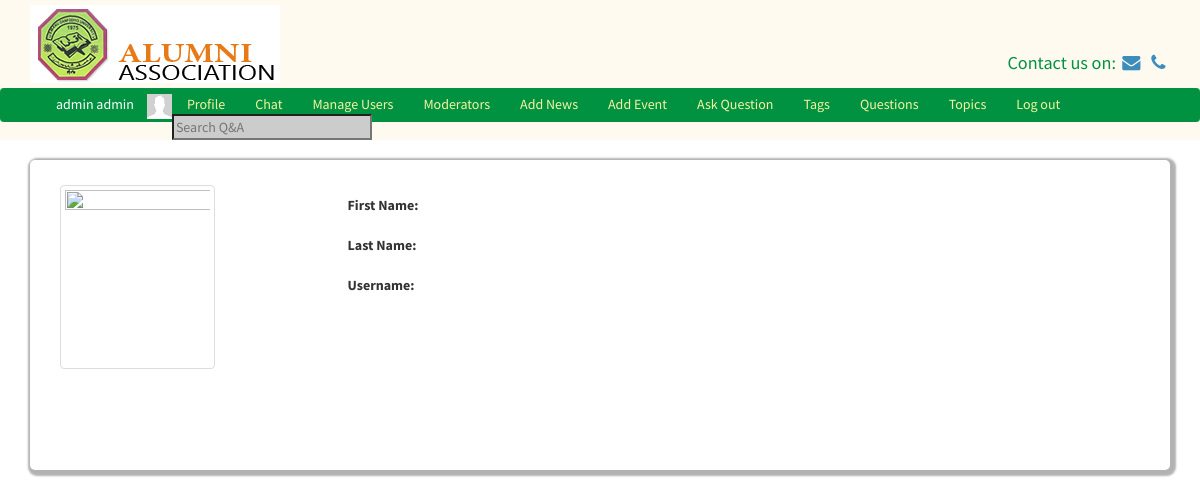
/viewprofile.php (signed in), run on the app's committed database.
### tables this page shows
CREATE TABLE `users` (
  `id` int(11) NOT NULL,
  `first_name` varchar(255) NOT NULL,
  `last_name` varchar(255) NOT NULL,
  `username` varchar(255) NOT NULL,
  `password` varchar(255) NOT NULL,
  `salt` varchar(64) NOT NULL,
  `email` varchar(255) NOT NULL,
  `user_type` int(11) NOT NULL,
  `profile_picture` varchar(1024) NOT NULL,
  `online` int(11) NOT NULL DEFAULT '0',
  `year_of_graduation` varchar(255) DEFAULT NULL,
  `phone_number` varchar(255) DEFAULT NULL,
  `place_of_work` text,
  `department` text,
  `address` text
);

### classes/DB.php (called while the page is built, shortened)
<?php
class DB{
	private static $_instance = null;
	private 	$_pdo,
				$_query,
				$_error = false,
				$_results,
				$_count = 0;
	private function __construct(){
		try {
			$this->_pdo = new PDO('mysql:host='.Config::get('mysql/host').';dbname='.Config::get('mysql/db'), Config::get('mysql/username'), Config::get('mysql/password'));
		}
		catch(PDOException $e){
			die($e->getMessage());
		}
	}
	public static function getInstance()
	{
		if (!isset(self::$_instance))
		{
			self::$_instance = new DB();
		}
		return self::$_instance;
	}
	public function query($sql, $params = [])
	{
		$this->_error = false;
		if($this->_query = $this->_pdo->prepare($sql)){
				$x = 1;
			if (count($params)){
				foreach($params as $param){
					$this->_query->bindValue($x, $param);
					$x++;
				}
			}
				if($this->_query->execute()){
					$this->_results = $this->_query->fetchAll(PDO::FETCH_OBJ);
					$this->_count = $this->_query->rowCount();
				}
				else{
					$this->_error = true;
				}
				}
				return $this;
		}
		public function error(){
			return $this->_error;
		}
		private function action($action, $table, $where = []){
			if (count($where) === 3)
			{
				$operators = ['=','>=','<=','<','>','!='];
					$field = $where[0];
					$operator = $where[1];
					$value = $where[2];
					if(in_array($operator, $operators)){
						$sql = "{$action} FROM {$table} WHERE {$field} {$operator} ?";
						if(!$this->query($sql, [$value])->error())
						{
							return $this;
						}
					}
			}
			return false;
		}
		public function get($table, $where){
			return $this->action('SELECT *', $table, $where);
		}
		public function results()
		{
			return $this->_results;
		}
		public function first(){
			if($this->results()){
			return $this->results()[0];
			}else {
				return false;
			}
		}
		public function counter(){
			return $this->_count;
		}
	}
?>

### classes/Config.php (called while the page is built)
<?php
class Config{
	public static function get($path)
	{
		if($path){
			$config = $GLOBALS['config'];
			$path = explode('/', $path);
			foreach ($path as $bit){
				if(isset($config[$bit])){
					$config = $config[$bit];
				}
			}
			return $config;
		}
		return false;
	}
}
?>

### classes/User.php (called while the page is built, shortened)
<?php
class User
{
	private $_session_name, $_isLoggedIn, $_activeRecord, $_error, $_db, $_online;
	public function __construct($user = null){
		$this->_activeRecord = new ActiveRecord('users');
		$this->_session_name = Config::get('session/session_name');
		if(!$user){
				if(Session::exists($this->_session_name)){
						$user = Session::get($this->_session_name);
						if($this->_activeRecord->find($user))
						{
								$this->_isLoggedIn = true;
						}
				}
		}
		else{
				$this->_activeRecord->find($user);
		}
}
		public function activeRecord(){
			return $this->_activeRecord;
		}
	public function isLoggedIn(){
		return $this->_isLoggedIn;
	}
	public function isAdmin(){
		if($this->_activeRecord->data()->user_type == 1)
		{
			return true;
		}
	}
}
?>

### classes/Session.php (called while the page is built, shortened)
<?php
class Session {
	public static function exists($tokenName)
		{
			return (isset($_SESSION[$tokenName])) ? true: false;
		}
	public static function get($name){
		return $_SESSION[$name];
	}
}
?>

### classes/ActiveRecord.php (called while the page is built, shortened)
<?php
class ActiveRecord{
	private $_db, $_table, $_data;
	public function __construct($tableName){
		$this->_db = DB::getInstance();
		$this->_table = $tableName;
	}
	public function find($user = null){
		if($user){
			$field = (is_numeric($user))? 'id' : 'username';
			$data = $this->_db->get($this->_table, [$field,'=',$user]);
			if($data->counter()){
			$this->_data = $data->first();
				return true;
			}
			else{
				return false;
			}
		}
	}
	public function data()
	{
		return $this->_data;
	}
	public function relate($where = []){
		foreach ($where as $key => $value) {
			$field = $key;
			$id = $value;
		}
		if($data = $this->_db->get($this->_table, [$field, '=', $id])){
			$this->_data = $data->first();
			return true;
		}else{
			return false;
		}
	}
}
?>

### classes/Template.php (the view, shortened to what this page needs)
<?php
class Template
{
    public static function start(){
        $user = new User();
        echo '
        <div style="margin-bottom: 100px">
  <header style="position: fixed; top: 0; width: 100%; z-index: 200; background-color: floralwhite">
  <div class="container">
<div class="row">
    <div style="margin: 5px"></div>
    <div class="col-md-6"><img src="img/logo.png"></div>
    <div class="col-md-6">
        <div style="color: #009241; padding-top:45px; font-size: 1.3em" class="pull-right">Contact us on:
            <a href="mailto:ifo@cjinnovators.com"><i class="fa fa-fw fa-envelope"></i></a>
            <a href="tel:07037350494"><i class="fa fa-fw fa-phone"></i> </a>
        </div>
    </div>
</div>
</div>
<div style="margin: 5px"></div>
<nav class="navbar top-link" style="background-color:#009241; padding-bottom: 0; margin-bottom: 0 ">
    <div class="container-fluid" style="padding-bottom: 0; margin-bottom: 0" >
      ';
        if ($user->isLoggedIn()) {
            echo '
                <div class="chat-box">
                    <div onClick="$(\'.chat-box\').hide()" class="pull-right" style="cursor: pointer;">&times</div>
                    <div class="chatBoxBody">
                    </div>
                </div>
              <ul class="navbar-nav navbar-left top-link-links">
              <li style="color: #ffffff; margin-right: 13px;"> '.$user->activeRecord()->data()->first_name.' '.$user->activeRecord()->data()->last_name.' </li>
              <li><img src="'.$user->activeRecord()->data()->profile_picture.'" height="25px"></li>
          <li><a href="profile.php" class="navbar-link">Profile</a></li>
          <li><a id="chat-btn" style="cursor: pointer;" class="navbar-link">Chat</a></li>';
          if($user->isAdmin()){
         echo'
          <li><a href="manageUsers.php">Manage Users</a></li>
        <li><a href="moderator.php">Moderators</a></li>
        <li><a href="addnews.php">Add News</a></li>
        <li><a href="addevents.php">Add Event</a></li>
            ';
        }if ($user->isModerator()){
                echo '<li ><a href="categories.php">Manage Categories</a></li>';
            }
         echo '
            <li><a href="ask.php">Ask Question</a></li>
            <li><a href="tags.php">Tags</a></li>
            <li><a href="questions.php">Questions</a></li>
            <li><a href="topics.php">Topics</a></li>
          <li><a href="logout.php" class="navbar-link">Log out</a></li>
          <li><input type="text" id="search" class="nav-input" placeholder="Search Q&A"></li>
        </ul>
            ';
        }
        echo '
      </div>
    </nav>
  </header>
</div>
<div class="container">
        <div class="main-content">
<div class="row">
  <div class="container">
    <div class="">
    </div>
  </div>
</div>
        ';
    }
}

### data on the page
users: first_name "admin", last_name "admin", profile_picture (picture)
